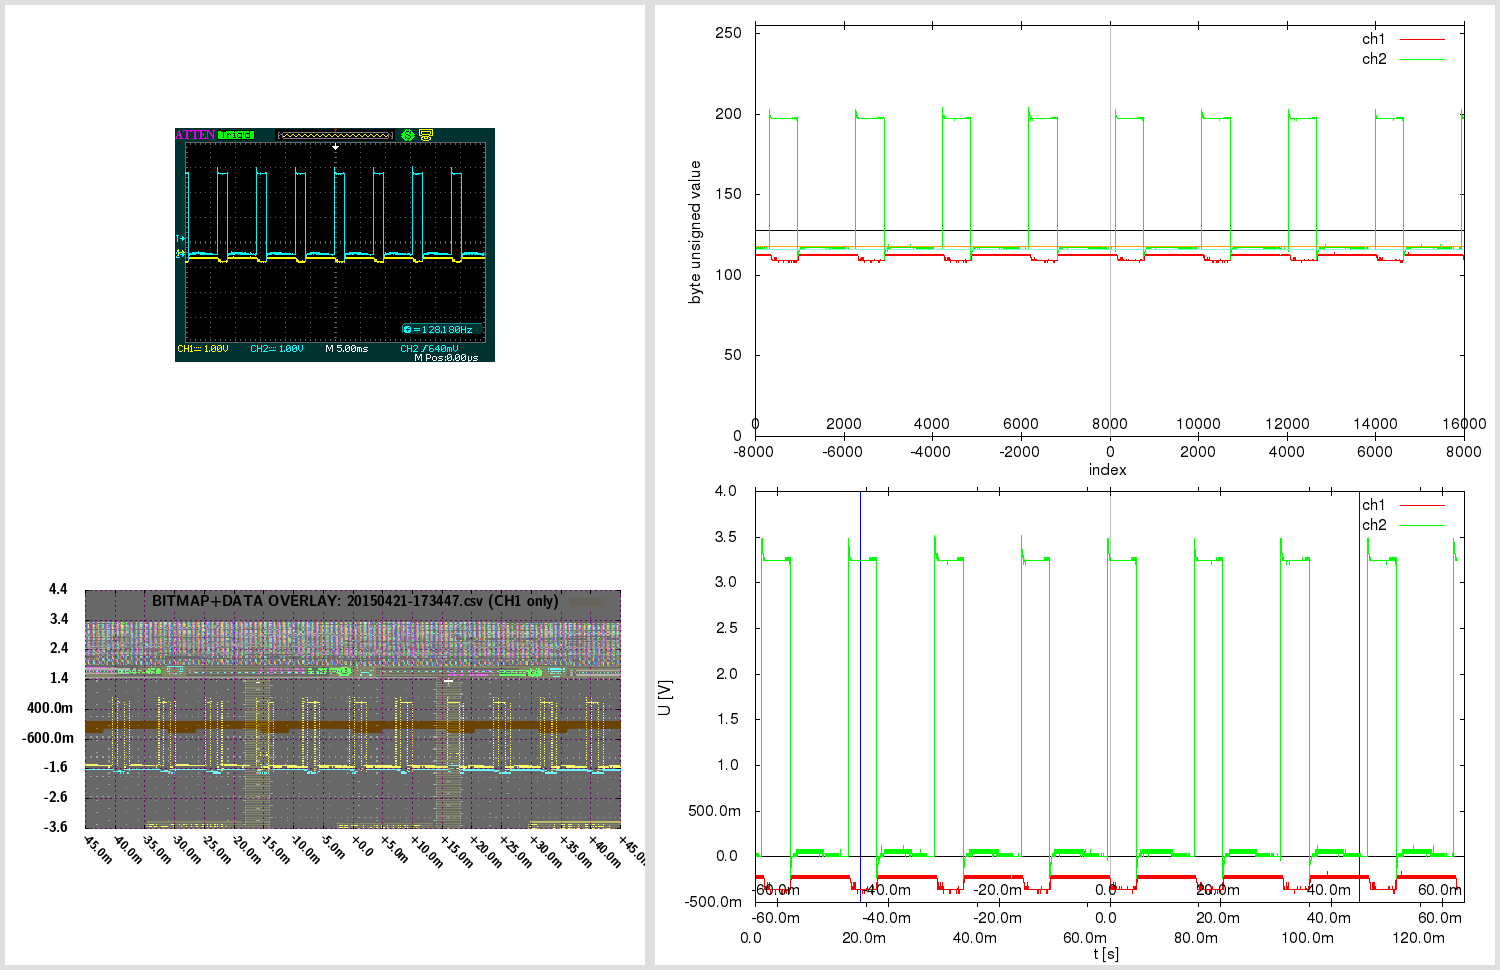

Recreate this plot in gnuplot.

# 20150421-173447.gnuplot [generated by /home/warreee/attenload/adsparse-wave.pl]
# single gnuplot file, with two potentially independent scripts
# generates three plots: one based on integer, other based on real (SI) values
# and one bitmap overlay - and then montages them using ImageMagick

# attengrab .csv can just be centered (over t)
# -> the x=0 (t=0) will correspond to scope center
# (but .DAV/.CSV will also need extra sample alignment)

# in Linux, to see available fonts, do:
# fc-list --verbose | grep 'fullname:' | less
# the two fonts used here:
# LMSansDemiCond10-Regular or "Latin Modern Sans Demi Cond"; and Helvetica
# Helvetica doesn't even get reported on my system:
# $ fc-list --verbose | grep 'fullname:' | grep -i 'Helvetica\|Demi Cond'
#	fullname: "LM Sans Demi Cond 10 Regular"(s) "LMSansDemiCond10-Regular"(s)


print "Gnuplotting..."

## "master settings" (shared between both parts of script)

# line color - specified by linestyles
set style line 1 linetype 1 linecolor rgb "red"
set style line 2 linetype 1 linecolor rgb "green"
set style line 3 linetype 1 linecolor rgb "orange"
set style line 4 linetype 1 linecolor rgb "aquamarine"
set style line 5 linetype -1 linecolor rgb "black"
set style line 6 linetype -1 linecolor rgb "gray"
set style line 7 linetype 1 linecolor rgb "blue"


# VARIABLES ########### ########### ###########

fnbase="20150421-173447"
fn_bmp = fnbase . ".bmp"
fn_pngr = fnbase . "_r.png"
fn_pngi = fnbase . "_i.png"
fn_pngov = fnbase . "_ov.png"
fn_pngt = fnbase . "_tmp.png"
fn_pngo = fnbase . ".png"

# scope screen(shot) properties
tdiv = 0.005          # T/DIV (50e-9)
toffs = 0        # time offset (scope) (200e-9)
vdiv1 = 1        # V/DIV CH1 (500e-3)
vdiv2 = 1         # V/DIV CH2 (50e-3)
voffs1 = -0.4         # volt offset CH1 (-1.5)
voffs2 = -0.48       # volt offset CH2 (100e-3)
sampintp  = 8e-06    # (500e-12)
sampintf  = 1/sampintp
sratacqf  = 125000      # (250e6)
sratacqp  = 1/sratacqf
#osf = 1.0    # oversample factor (multiplies .CSV and .DAV time domain) # unused here
adsFactor = 1.28

# (edges of current capture and divisions)
scope_hdiv=18
scope_vdiv=8
# enforce floating point (see below)
scope_trange = scope_hdiv*tdiv*1.0    # (900e-9)
scope_left=toffs-(scope_trange/2)     # (-250e-9)
scope_right=toffs+(scope_trange/2)    # (650e-9)
scope_bottom=-voffs1-(scope_vdiv*vdiv1/2) # -500e-3
scope_top=-voffs1+(scope_vdiv*vdiv1/2)    # 3.5

totalch1Vspan=scope_vdiv*vdiv1
totalch2Vspan=scope_vdiv*vdiv2
ch1Vcoeff = adsFactor*totalch1Vspan/(2**8)
ch2Vcoeff = adsFactor*totalch2Vspan/(2**8)

voffs1int = voffs1/ch1Vcoeff  # -10
voffs2int = voffs2/ch2Vcoeff  # -12

acsv_fn = fnbase . '.csv' # '20130020-013902.csv' # from attenload tmp_wav
acsz=16000         # tmp_wav/.csv size (900)
fts=8e-06         # final timestep (sampling period)
# here scope_trange could be 18*1, with acsz 16000;
# if as integer, 18/16000 would be 0 - enforce floating point
# above enforcing scope_trange to float doesn't work,
# must again here:
tdivp = 1.0*scope_trange/acsz   # sampling rate, based on scope range and numsamples in tmp (1ns)
tdivf = 1/tdivp             # freq based on that sampling rate

# just in case - not needed usually:
triglevel=640e-3
trigholdoff=100e-9

toffsamp = toffs/fts		# 0
# time finetune offset - int (samples) (depends on range)
tfoi = -164


#### extract bitmap from .png, if .bmp not present
# was -crop 480x234+10+10; now -crop 480x234+95+128

cmdstr = 'if (! test -f "'.fn_bmp.'") ; then \
  echo -n "'.fn_bmp.' not found .. " ; \
  if [ -f "'.fn_pngo.'" ] ; then \
    echo -n "'.fn_pngo.' found - extracting" ; \
    convert -crop 480x234+95+128 "'.fn_pngo.'" "'.fn_bmp.'" ; \
  else \
    echo -n "'.fn_pngo.' not found - cannot extract" ; \
  fi ; \
else \
  echo -n "'.fn_bmp.' found - using that" ; \
fi; echo'

#print cmdstr
# note - since cmdstr above uses double quotes,
# must use single quotes for bash here!:
print system("bash -c '". cmdstr ."' 2>&1")


##################################
###### plot directly with unsigned byte data

set terminal png size 840,480
set termoption enhanced
set termoption font "Helvetica, 12"

set output fn_pngi
set datafile separator ","

# set axis label
set xlabel "index" offset 0.0,0.8
set ylabel "byte unsigned value" offset 1.0,0.0


# horizontal line as functions
zeroline(x)=128
ch1offs(x)=128+voffs1int # (-10)
ch2offs(x)=128+voffs2int # (-12)

# vertical line - headless arrow
# "y" scope axis in middle:
ymI = acsz/2
set arrow from ymI,0 to ymI,255 nohead ls 5
# time offset:
toI = ymI - toffs/fts
set arrow from toI,0 to toI,255 nohead ls 6


# must use multiplot here, to have two x-axes
# and thus, must set lmargin, so both graphs match

set size 1.0,0.9      # 0.1/2 = 0.05
set bmargin 0
set lmargin 10
set yrange [0:255] # 8-bit


set multiplot

set origin 0,0.1
set xrange [0:acsz]
set xtics in
set xtics offset 0,graph 0.08
plot \
  zeroline(x) with lines notitle ls 5,\
  acsv_fn using 1:2 with lines title "ch1" ls 1, \
  "" using 1:3 with lines title "ch2" ls 2, \
  ch1offs(x) with lines notitle ls 3, \
  ch2offs(x) with lines notitle ls 4

unset arrow # if big offset, line from prev. can 'leak' in next at diff place, so reset

set origin 0,0.1
set xtics out
set xtics offset 0,graph 0.02
set xrange [-acsz/2:acsz/2-1]
#set xtics nomirror 500
set noytics
set noylabel
unset xlabel # set xlabel ""
set border 1
plot 0 notitle

set nomultiplot


### reset previous settings
#unset border # no work for default
set border    # Draw default borders:
set ytics
unset yrange


##################################
###### plot with converted real SI units

# reset # resets set style line!

set terminal png size 840,480
set termoption enhanced
set termoption font "Helvetica, 12"

set output fn_pngr
set datafile separator ","

# set axis label
set xlabel "t [s]" offset 0.0,0.1
set ylabel "U [V]" offset 1.0,0.0

# axis tics format
set format y "%.1s%c"
set format x "%.1s%c"


# horizontal line as functions
zerolineR(x)=0
# don't show real offsets; they could be way off depending on V/DIV
#ch1offsR(x)=0+(-0.4)
#ch2offsR(x)=0+(-0.48)

# "y" scope axis in middle (the +1 added to ymI so it snaps at 0):
ymR=(ymI+1)*fts
set arrow from ymR,graph 0 to ymR,graph 1 nohead ls 5
# time offset:
toR=toI*fts
set arrow from toR,graph 0 to toR,graph 1 nohead ls 6
# indicate scope range here too
set arrow from scope_left+toR,graph 0 to scope_left+toR,graph 1 nohead ls 7
set arrow from scope_right+toR,graph 0 to scope_right+toR,graph 1 nohead ls 7


# must use multiplot here, to have two x-axes
# and thus, must set lmargin, so both graphs match

set size 1.0,0.9      # 0.1/2 = 0.05
set bmargin 0
set lmargin 10
set yrange [] writeback # since we don't set explicity, must save autorange
set autoscale y

set multiplot

set origin 0,0.13
set xrange [0:acsz*fts]
set xtics out
set xtics offset 0,graph -0.03
plot \
  zerolineR(x) with lines notitle ls 5,\
  acsv_fn using ($4+tfoi*fts):5 with lines title "ch1" ls 1, \
  "" using ($4+tfoi*fts):6 with lines title "ch2" ls 2

set yrange restore # this saves the found yrange after `plot`
unset arrow # if big offset, line from prev. can 'leak' in next at diff place, so reset

set origin 0,0.13
set xtics out
set xtics offset 0,graph 0.02
set xrange [(-acsz/2)*fts:(acsz/2-1)*fts]
set noytics
set noylabel
unset xlabel # set xlabel ""
set border 1
plot GPVAL_Y_MIN notitle

set origin 0,0.13
set xtics in
set xtics offset 0,graph 0.08
# wrong to put xrange [scope_left:scope_right] here;
# as [scope_left:scope_right] could be a snippet,
# and this graph shows entire capture!
# simply move the previous scale for toffset
toRR=(acsz/2.)*fts-toR
set xrange [(-acsz/2)*fts+toRR:(acsz/2-1)*fts+toRR]
set noytics
set noylabel
unset xlabel # set xlabel ""
set border 1
plot GPVAL_Y_MIN notitle

set nomultiplot


##################################
###### plot with bitmap and data overlay

# here 840,480 remains as output png size,
# even if not set explicitly; also, make
# the height smaller - so can have gravity North in montage

set terminal png truecolor size 640,305 # size 840,480
set termoption enhanced
myfont="LMSansDemiCond10-Regular"   # LMSansDemiCond10-Regular or "Latin Modern Sans Demi Cond"
# cannot do concatenation direct in termoption line, so in separate string
myfontb="".myfont.", 12"
set termoption font myfontb

set output fn_pngov
set datafile separator ","


set autoscale
unset xtics
unset ytics
unset border
unset arrow # delete all arrows
unset object # (hopefully) delete objects?

set xrange [scope_left:scope_right]
xticstep=(scope_right-scope_left)/scope_hdiv
set xtics in scope_left,xticstep,scope_right scale 1
set yrange [scope_bottom:scope_top]
yticstep=(scope_top-scope_bottom)/scope_vdiv
set ytics in scope_bottom,yticstep,scope_top scale 1
set grid xtics ytics back linecolor rgb "magenta"
# right is only gnuplot 4.6 - without it ok w/ 4.4
#set xtics rotate by -45 offset 2.5,-1.50 right format "%+.1s%c" font myfont.',10'
set xtics rotate by -45 offset 0.0,0.0 format "%+.1s%c" font myfont.',10'
set key noenhanced

# dimensions of scope screenshot bitmap
bmp_w=480
bmp_h=234

# alpha bmp transparency [0:255]
bmp_alpha = 150
# boxes fillstyle transparent solid 0.10
box_transp = (1.-(acsz/16384.))*0.9 + 0.10

# plot string for data in transparent bitmap:
plot1au = "(($0-acsz/2.+tfoi)*fts+toffs):($5)"

# bmp_w=480 bmp_h=234 ; inside 451x201+15+14
# on plot: scope_left:scope_right and scope_bottom:scope_top!
# (so toffset is built in!)

bdx = scope_trange/(451.0-1)  # [s/pixel] /451: 1.99557e-09 vs 2.000e-9 manually
bdy = totalch1Vspan/(201.0-1) # [V/pixel] /201: 0.0199005 vs 0.02005 manually
bofx = -((scope_trange/2.0)-toffs+(15.0+0)*bdx) #-15.0*bdx # -2.8e-7
bofy = -((totalch1Vspan/2.0)+voffs1+(14.0+5)*bdy) #-14.0*bdy # -0.88

# seems `boxes fillstyle transparent solid 0.40` makes some seethroughs
# or something with bmp alpha overlay; but even without, all the same?
# because the red + blue (somehow inverted) creates a gray.. better green or orange

_plot_str = "zerolineR(x) with lines notitle ls 1,\
acsv_fn \
  using ".plot1au." with boxes fillstyle transparent solid box_transp noborder linestyle 3\
  title 'BITMAP+DATA OVERLAY: '.acsv_fn.' (CH1 only)',\
fn_bmp \
  binary array=(bmp_w,bmp_h) skip=54 format='%uchar' \
  dx=bdx dy=bdy origin=(bofx,bofy) \
  using 1:2:3:(bmp_alpha) \
  with rgbalpha t ''"

# seems actual plot in screenshot bitmap (480 × 234)
#  is at: 451x201+15+14; aspect ratio 201/451 = 0.445676
set size ratio 0.445676

eval("plot " . _plot_str)




##################################
###### montage commands

# used to be in attengrab; now here
# call ImageMagick montage via system
# and montage in `gnuplot` (easier to separate)

print "Montaging images..."
# this works in ImageMagick 6.6.2-6, but not in 6.5.7-8
#      '.fn_pngov.' -gravity Center -extent x480  \#
# must spec -extent 640x480 for 6.5

cmdstr = 'montage \
  <(montage \
    <(convert \
      '.fn_bmp.' -gravity Center -crop 640x480-10+0! -flatten  \
      bmp:-) \
    <(convert \
      '.fn_pngov.' -gravity Center -extent 640x480  \
      bmp:-) \
  -tile 1x -geometry +0+0  \
  bmp:-) \
  <(montage \
    '.fn_pngi.' \
    '.fn_pngr.' \
  -tile 1x -geometry +0+0  \
  bmp:-) \
-geometry +0+0 -border 5 \
'.fn_pngo

print cmdstr
print system('bash -c "'. cmdstr .'" 2>&1')

print "Deleting temp files ..."

delcmd = "rm"

# leave the bitmap for now
# actually, let attengrab handle it - since
# it may need to be re-taken!
# #cmdstr = delcmd ." ". fn_bmp
# #print cmdstr . "  " . system(cmdstr . " 2>&1")

cmdstr = delcmd ." ". fn_pngr
print cmdstr . "  " . system(cmdstr . " 2>&1")

cmdstr = delcmd ." ". fn_pngi
print cmdstr . "  " . system(cmdstr . " 2>&1")

cmdstr = delcmd ." ". fn_pngov
print cmdstr . "  " . system(cmdstr . " 2>&1")




# note:
# set terminal png size 840,480 # size defaults to 640x480 px
# set terminal pdf size 10,3 # size defaults to 5x3 in
# enhanced text: set termoption enhanced

# vertical line - headless arrow
# need ymin and ymax; gnuplot gives them only after plot -
# - and even then they do not correspond to end ticks
# - and even then, cannot get the arrow to show, after the second `plot`
# .. nor can I edit it anyhow; it must run before the first `plot`
# so instead of that, position y coordinates relative to graph (0 to 1)
#set arrow 1 from graph 0.5,0 to graph 0.5,1 nohead ls 5

# in multiplot, yrange should be after the size command
# note: xrange could be 2250 or 450
# so leave it to autoscale here? will be accurate since it's integer index...
# now set explicitly by script # below in multiplot

# axis tics format
# for engineering notation - 'help format specifiers':
# "A 'scientific' power is one such that the exponent is a multiple of three."

# print "Montaging images..."

# "The 'tile' size is then set to the largest dimentions
# of all the resized images, and the size actually specified."
# "by removing the 'size' component, non of the images will
# be resized, and the 'tile' size will be set to the largest
# dimensions of all the images given"
# not so simple: http://unix.stackexchange.com/questions/4046/
# can be done in one command with bash subprocess pipes (bash only)
# was: .fn_bmp.' -gravity NorthWest ; fn_pngov.' -gravity North
# can pad with -gravity Center -extent 640x480;
# but also with crop! -flatten - there have offset too!
# -geometry +2+2 can also mess up the last -border 5 !

# bmp scale worked for:
# bmp_w=480 bmp_h=234 ; inside 451x201+15+14
# tdiv = 5e-08,  toffs = 2e-07,  vdiv1 = 0.5,   voffs1 = -1.5,
# dx=2.000e-9 dy=0.02005 origin=(-2.8e-7,-0.88) for
# tspan = 18*tdiv = 18*5e-08 = 9e-07s
# vspan1 = 8*vdiv1 = 8*0.5 = 4V
# tspan/451 = 9e-07/451 = 1.99557e-09 s/pixel
# vspan1/201 = 4/201 = 0.0199005 V/pixel
# bdx=tspan/(451-1) = '9e-07/(451-1)' = 2e-09
# bdy=vspan1/(201-1) = '4/(201-1)' = 0.02
# 15*bdx = 15*2e-9 = 3e-08
# 14*bdy = 14*0.02 = 0.28
# 15*1.99557e-09 = 2.99335e-08
# 14*0.0199005 = 0.278607
